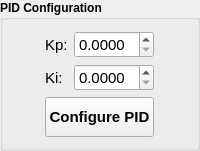
               <widget class="QGroupBox" name="groupBox_25">
                <property name="font">
                 <font>
                  <weight>75</weight>
                  <bold>true</bold>
                 </font>
                </property>
                <property name="title">
                 <string>PID Configuration</string>
                </property>
                <layout class="QGridLayout" name="gridLayout_6">
                 <item row="0" column="0">
                  <layout class="QGridLayout" name="gridLayout_2">
                   <item row="0" column="0">
                    <widget class="QLabel" name="label_2">
                     <property name="sizePolicy">
                      <sizepolicy hsizetype="Maximum" vsizetype="Preferred">
                       <horstretch>0</horstretch>
                       <verstretch>0</verstretch>
                      </sizepolicy>
                     </property>
                     <property name="font">
                      <font>
                       <pointsize>11</pointsize>
                       <weight>50</weight>
                       <bold>false</bold>
                      </font>
                     </property>
                     <property name="text">
                      <string>Kp:</string>
                     </property>
                    </widget>
                   </item>
                   <item row="0" column="1">
                    <widget class="QDoubleSpinBox" name="sbd_kp">
                     <property name="maximumSize">
                      <size>
                       <width>80</width>
                       <height>16777215</height>
                      </size>
                     </property>
                     <property name="font">
                      <font>
                       <pointsize>11</pointsize>
                       <weight>50</weight>
                       <bold>false</bold>
                      </font>
                     </property>
                     <property name="decimals">
                      <number>4</number>
                     </property>
                     <property name="maximum">
                      <double>1000.000000000000000</double>
                     </property>
                    </widget>
                   </item>
                   <item row="1" column="0">
                    <widget class="QLabel" name="label_5">
                     <property name="font">
                      <font>
                       <pointsize>11</pointsize>
                       <weight>50</weight>
                       <bold>false</bold>
                      </font>
                     </property>
                     <property name="text">
                      <string>Ki:</string>
                     </property>
                    </widget>
                   </item>
                   <item row="1" column="1">
                    <widget class="QDoubleSpinBox" name="sbd_ki">
                     <property name="maximumSize">
                      <size>
                       <width>80</width>
                       <height>16777215</height>
                      </size>
                     </property>
                     <property name="font">
                      <font>
                       <pointsize>11</pointsize>
                       <weight>50</weight>
                       <bold>false</bold>
                      </font>
                     </property>
                     <property name="decimals">
                      <number>4</number>
                     </property>
                     <property name="maximum">
                      <double>1000.000000000000000</double>
                     </property>
                    </widget>
                   </item>
                  </layout>
                 </item>
                 <item row="1" column="0">
                  <widget class="QPushButton" name="pb_config_pid">
                   <property name="sizePolicy">
                    <sizepolicy hsizetype="Preferred" vsizetype="Fixed">
                     <horstretch>0</horstretch>
                     <verstretch>0</verstretch>
                    </sizepolicy>
                   </property>
                   <property name="minimumSize">
                    <size>
                     <width>0</width>
                     <height>40</height>
                    </size>
                   </property>
                   <property name="font">
                    <font>
                     <pointsize>11</pointsize>
                     <weight>75</weight>
                     <bold>true</bold>
                    </font>
                   </property>
                   <property name="text">
                    <string>Configure PID</string>
                   </property>
                   <property name="icon">
                    <iconset>
                     <normaloff>../../resources/img/settings.svg</normaloff>../../resources/img/settings.svg</iconset>
                   </property>
                   <property name="iconSize">
                    <size>
                     <width>24</width>
                     <height>24</height>
                    </size>
                   </property>
                  </widget>
                 </item>
                </layout>
               </widget>
